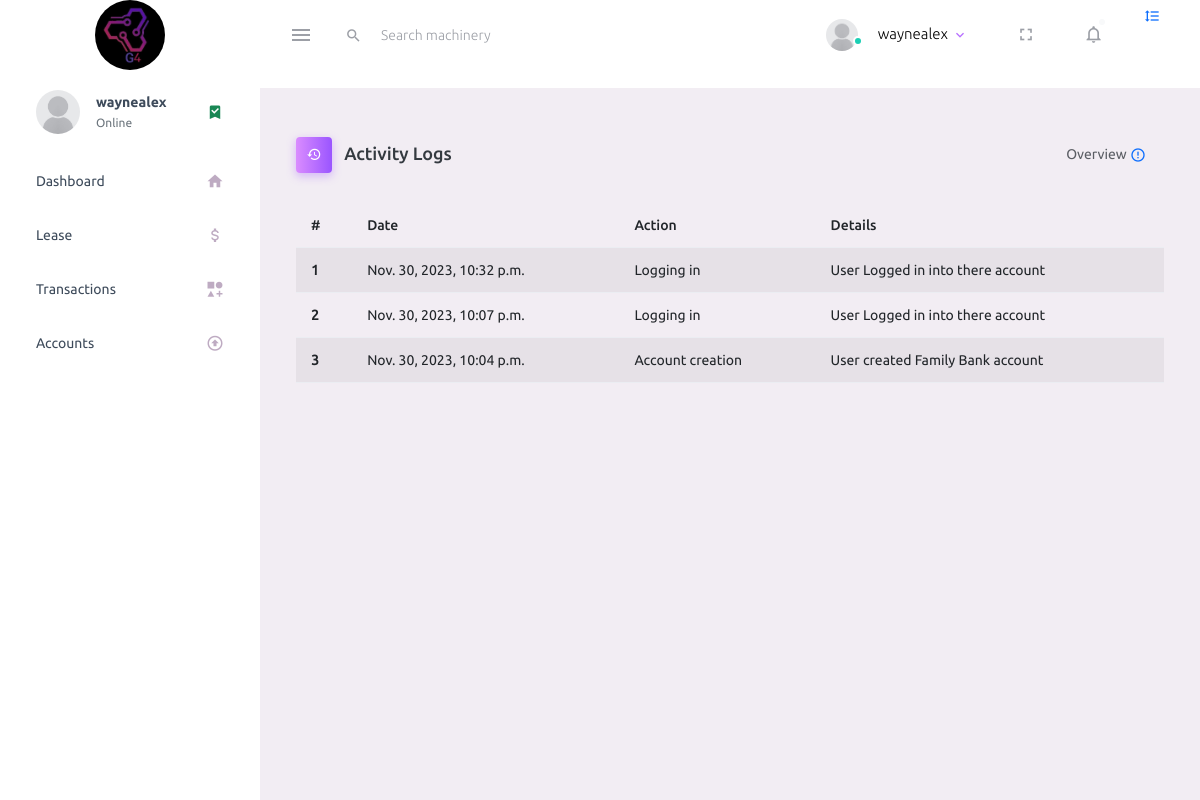
The page /logs/ (signed in) on the database as committed earlier.
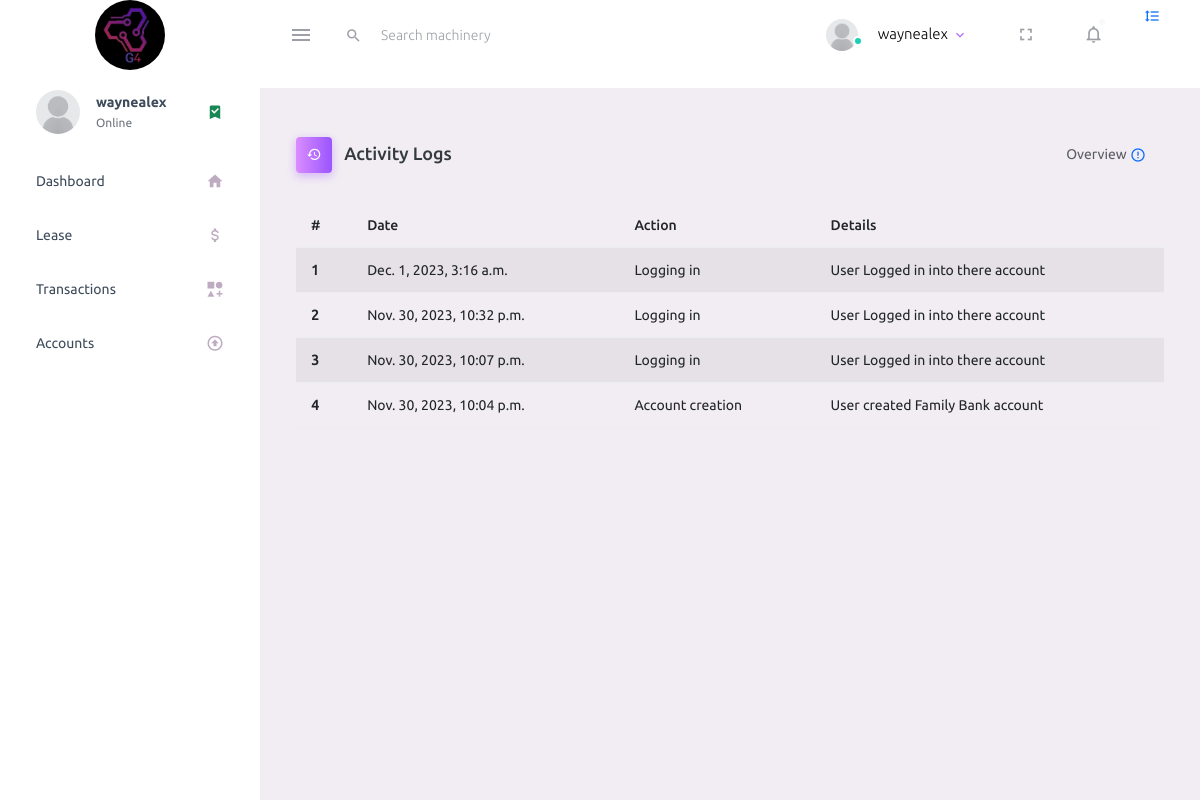
The same page on the database as committed later.
### login/models.py (models this page shows, shortened)
class Account(models.Model):
    created_at = models.DateTimeField(auto_now_add=True)
    status = models.BooleanField(default=0)
    user_id = models.IntegerField()
    name = models.CharField(max_length=100, null=True)
    admin = models.BooleanField(default=0)
    phone_number = models.IntegerField(null=True)
    verified = models.BooleanField(default=False)

class Notification(models.Model):
    created_at = models.DateTimeField(auto_now_add=True)
    type = models.CharField(max_length=20, choices=[
        ('event', 'event'),
        ('info', 'info'),
        ('system', 'system'),
        ('team', 'team'),
    ])
    username = models.CharField(max_length=20)
    sender = models.CharField(max_length=20)
    message = models.CharField(max_length=1000)
    subject = models.CharField(max_length=250, default="Welcome Message")
    read = models.BooleanField(default=0)

class ActivityLog(models.Model):
    user = models.CharField(max_length=20)
    action = models.CharField(max_length=200)
    timestamp = models.DateTimeField(auto_now_add=True)
    details = models.TextField()

### login/views.py (the view)
def logs(request):
    loan = Loan.objects.get(id=1)
    acc_ = Account.objects.get(user_id=request.user.id)
    monthly = MonthlyActivity.objects.get(member=request.user.username)
    turn = Turn.objects.get(member=request.user.username)
    applies = Apply.objects.filter(member=request.user.username).order_by('-id')
    logs = ActivityLog.objects.filter(user=request.user.username).order_by('-id')
    notification = Notification.objects.filter(username=request.user.username).order_by('-id')[:3]
    return render(request, 'activityLog.html',
                  {'loan': loan, 'account': acc_, 'monthly': monthly, 'turn': turn, 'apply': applies, 'logs': logs,
                   'notification': notification})

### login/templates/activityLog.html (shortened to what this page needs)
{% extends 'base1.html'  %}
{% load static %}
{% block content %}
<div class="main-panel">
      <div class="container">
    <br/>
  </div>
    <div class="content-wrapper">
        <div class="page-header">
            <h3 class="page-title">
    <span class="page-title-icon bg-gradient-primary text-white me-2">
        <i class="mdi mdi-history"></i>
    </span> Activity Logs
            </h3>
            <nav aria-label="breadcrumb">
                <ul class="breadcrumb">
                    <li class="breadcrumb-item active" aria-current="page">
                        Overview <i
                            class="mdi mdi-alert-circle-outline icon-sm text-primary align-middle"></i>
                    </li>
                </ul>
            </nav>
        </div>
        <table class="table table-striped">
            <thead>
            <tr>
                <th scope="col">#</th>
                <th scope="col">Date</th>
                <th scope="col">Action</th>
                <th scope="col">Details</th>
            </tr>
            </thead>
            <tbody>
            {% if logs %}
            {% for log in logs %}
            <tr>
                <th scope="row">{{ forloop.counter }}</th>
                <td>{{ log.timestamp }}</td>
                <td>{{ log.action }}</td>
                <td>{{ log.details }}</td>
            </tr>
            {% endfor %}
            {% else %}
            <p class="h3">No Activity logs found!</p>
            {% endif %}
            </tbody>
        </table>
    </div>
</div>
{%endblock %}

### login/templates/base1.html (shortened to what this page needs)
{% load static %}
<html lang="en">
<head>
    <link rel="stylesheet" href="{% static 'Login/stylesheets/assets/vendors/mdi/css/materialdesignicons.min.css' %}">
    <link rel="stylesheet" href="{% static 'Login/stylesheets/assets/vendors/css/vendor.bundle.base.css' %}">
    <link rel="stylesheet" href="{% static 'Login/stylesheets/assets/css/style.css' %}">
    <link rel="shortcut icon" href="{% static 'Login/stylesheets/assets/images/favicon.ico' %}"/>
</head>
<body>
<div class="container-scroller">
    <nav class="navbar default-layout-navbar col-lg-12 col-12 p-0 fixed-top d-flex flex-row">
        <div class="text-center navbar-brand-wrapper d-flex align-items-center justify-content-center">
            <a class="navbar-brand brand-logo" href="{% url 'home'%}"><img src="{% static 'assets/img/logo.jpg' %}" style="border-radius: 50%; height: 70px;width: 70px;;" alt="Logo">
        </div>
        <div class="navbar-menu-wrapper d-flex align-items-stretch">
            <button class="navbar-toggler navbar-toggler align-self-center" type="button" data-toggle="minimize">
                <span class="mdi mdi-menu"></span>
            </button>
            <div class="search-field d-none d-md-block">
                <form class="d-flex align-items-center h-100" action="#">
                    <div class="input-group">
                        <div class="input-group-prepend bg-transparent">
                            <i class="input-group-text border-0 mdi mdi-magnify"></i>
                        </div>
                        <input type="text" class="form-control bg-transparent border-0" placeholder="Search machinery">
                    </div>
                </form>
            </div>
            <ul class="navbar-nav navbar-nav-right">
                <li class="nav-item nav-profile dropdown">
                    <a class="nav-link dropdown-toggle" id="profileDropdown" href="#" data-bs-toggle="dropdown"
                       aria-expanded="false">
                        <div class="nav-profile-img">
                            <img src="{% static 'Login/assets/default-user.png' %}" alt="image">
                            <span class="availability-status online"></span>
                        </div>
                        <div class="nav-profile-text">
                            <p class="mb-1 text-black">{{account.name}}</p>
                        </div>
                    </a>
                </li>
                <li class="nav-item d-none d-lg-block full-screen-link">
                    <a class="nav-link">
                        <i class="mdi mdi-fullscreen" id="fullscreen-button"></i>
                    </a>
                </li>
                <li class="nav-item dropdown">
                    <a class="nav-link count-indicator dropdown-toggle" id="notificationDropdown" href="#"
                       data-bs-toggle="dropdown">
                        <i class="mdi mdi-bell-outline"></i>
                        {% if notification %}
                        {% for notify in notification%}
                        {% if notify.read == 0 %}
                        <span class="count-symbol bg-danger"></span>
                        {% else %}
                        <span class="count-symbol bg-light"></span>
                        {% endif %}
                        {% endfor %}
                        {% endif %}
                    </a>
                </li>
            </ul>
            <li class="nav-item nav-settings d-none d-lg-block">
                <a class="nav-link" href="#">
                    <i class="mdi mdi-format-line-spacing"></i>
                </a>
            </li>
        </div>
    </nav>
    <div class="container-fluid page-body-wrapper">
        <nav class="sidebar sidebar-offcanvas" id="sidebar">
            <ul class="nav">
                <li class="nav-item nav-profile">
                    <a href="#" class="nav-link">
                        <div class="nav-profile-image">
                            <img src="{% static 'Login/assets/default-user.png' %}" alt="Prof">
                        </div>
                        <div class="nav-profile-text d-flex flex-column">
                            <span class="font-weight-bold mb-2">{{ account.name }}</span>
                            <span class="text-secondary text-small">Online</span>
                        </div>
                        <i class="mdi mdi-bookmark-check text-success nav-profile-badge"></i>
                    </a>
                </li>
                <li class="nav-item">
                    <a class="nav-link" href="{% url 'dashboard' %}">
                        <span class="menu-title">Dashboard</span>
                        <i class="mdi mdi-home menu-icon"></i>
                    </a>
                </li>
                <li class="nav-item">
                    <a class="nav-link" href="{% url 'loans' %}">
                        <span class="menu-title">Lease</span>
                        <i class="mdi mdi-currency-usd menu-icon"></i>
                    </a>
                </li>
                <li class="nav-item">
                    <a class="nav-link" href="{% url 'transactions' %}">
                        <span class="menu-title">Transactions</span>
                        <i class="mdi mdi-shape-plus menu-icon"></i>
                    </a>
                </li>
                <li class="nav-item">
                    <a class="nav-link" href="pages/icons/mdi.html">
                        <span class="menu-title">Accounts</span>
                        <i class="mdi mdi-arrow-up-bold-circle-outline menu-icon"></i>
                    </a>
                </li>
            </ul>
        </nav>
        {% block content %}
        {% endblock %}
    </div>
</div>
</body>
</html>

Rows that differ between the two databases and show on the page:
added ActivityLog: timestamp "Dec. 1, 2023, 3:16 a.m.", action "Logging in", details "User Logged in into there account"
